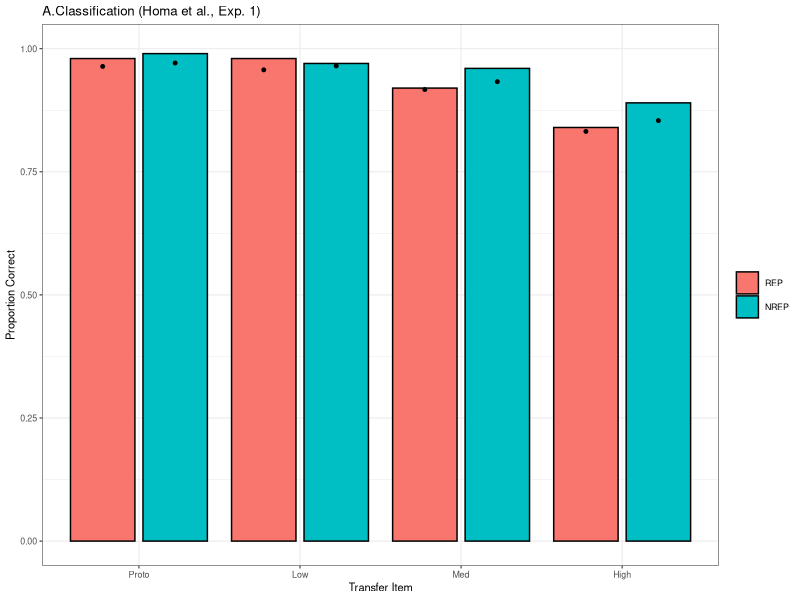
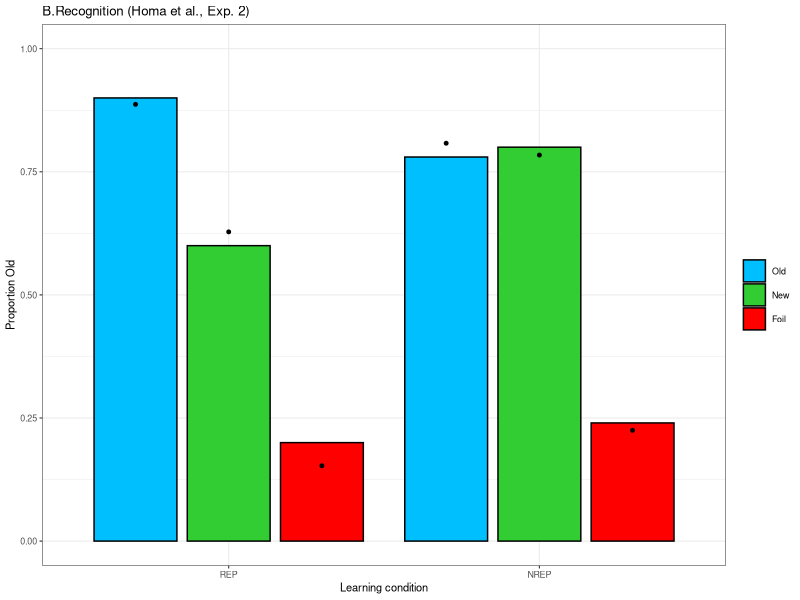
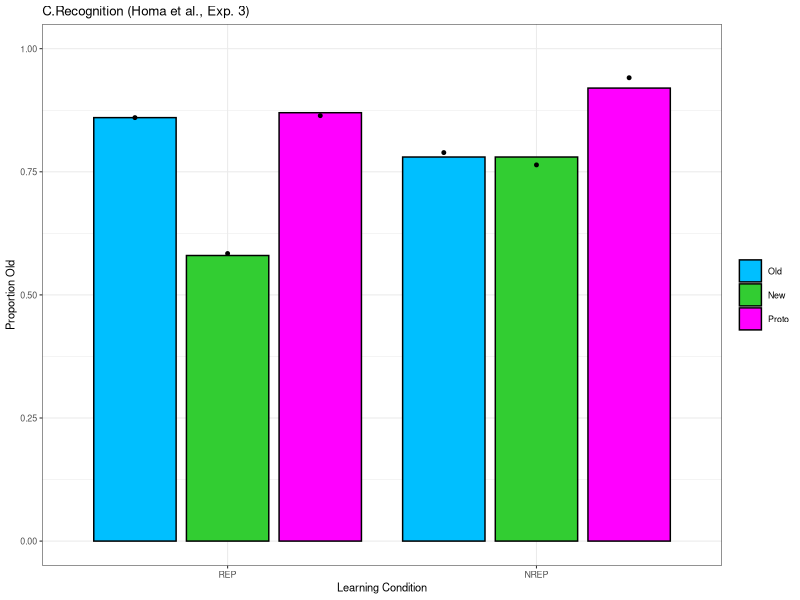
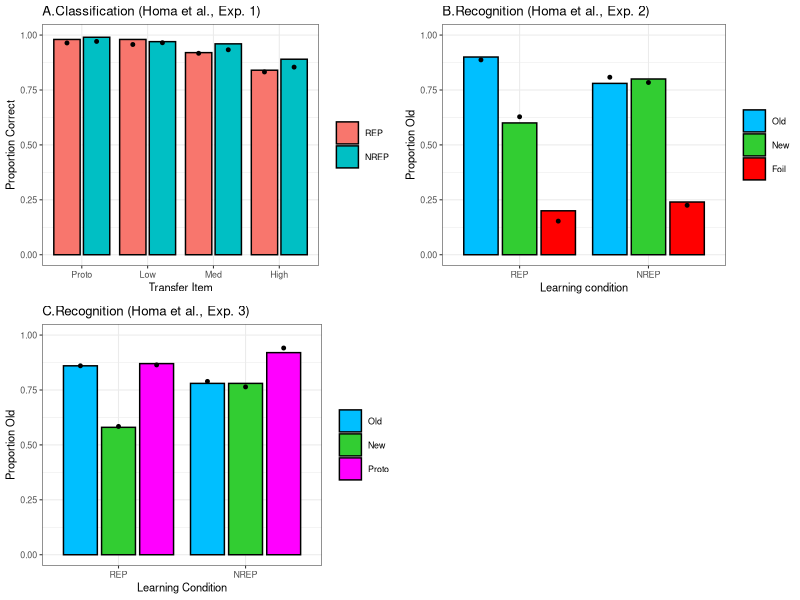
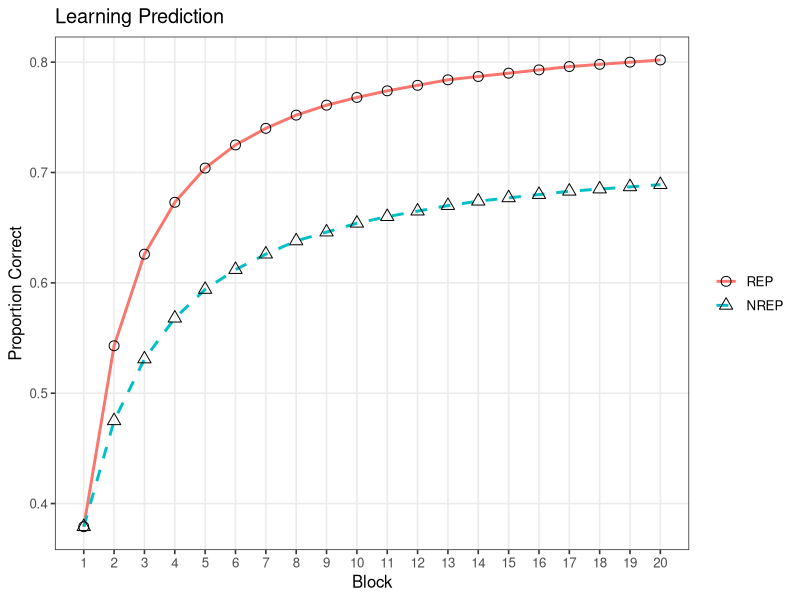
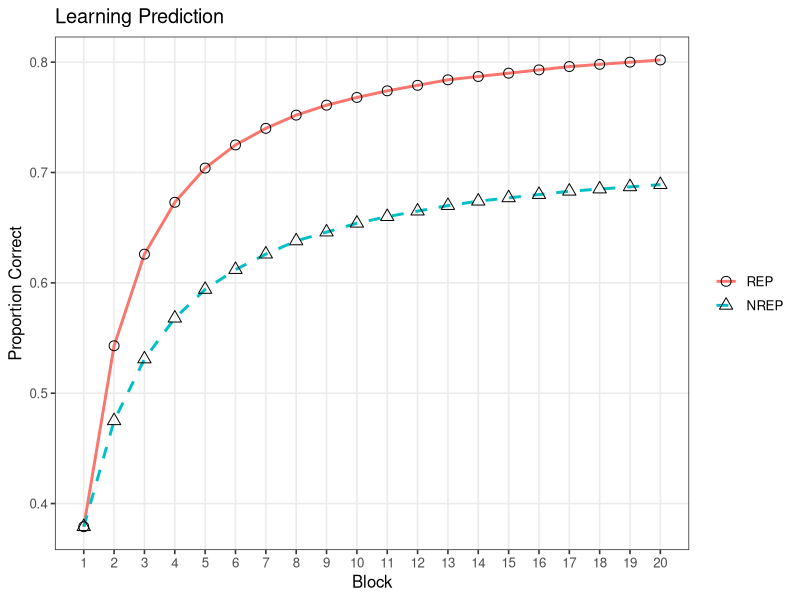

Reproduce these figures in R, in order.
expt1_data = data.frame(cond = rep(c("REP","NREP"),each = 4),
                                 itemtype = rep(c("Proto","Low","Med","High"),times = 2),
                                 pred_accuracy = c(.964,.957,.917,.832,
                                                   .971,.965,.933,.854),
                                 obs_accuracy = c(.980,.980,.920,.840,
                                                  .990,.970,.960,.890))

expt2_data = data.frame(cond = rep(c("REP","NREP"),each = 3),
                               itemtype = rep(c("Old","New","Foil"),times = 2),
                               pred_oldprop = c(.887,.628,.153,
                                                .808,.784,.225),
                               obs_oldprop = c(.900,.600,.200,
                                               .780,.800,.240))

expt3_data = data.frame(cond = rep(c("REP","NREP"),each = 3),
                        itemtype = rep(c("Old","New","Proto"),times = 2),
                        pred_oldprop = c(.860,.584,.864,
                                         .789,.764,.941),
                        obs_oldprop = c(.860,.580,.870,
                                        .780,.780,.920))

library(ggplot2)
# expt 1
expt1_data$cond = factor(expt1_data$cond,levels = c("REP","NREP"))
expt1_data$itemtype = factor(expt1_data$itemtype,levels = c("Proto","Low","Med","High"))
p1 = ggplot(aes(y=obs_accuracy, x=itemtype, fill=cond), data=expt1_data) +
  geom_bar(stat="identity", color = "black", position=position_dodge(.9),width=.8)+
  geom_point(aes(y=pred_accuracy),size = 1,position=position_dodge(.9), show.legend=FALSE) +
  ggtitle("A.Classification (Homa et al., Exp. 1)") +
  xlab("Transfer Item") +
  ylab ("Proportion Correct") +
  ylim(0,1) +
  theme_bw(base_size = 8) +
  theme(legend.title = element_blank())

plot(p1)

# expt 2
expt2_data$cond = factor(expt2_data$cond,levels = c("REP","NREP"))
expt2_data$itemtype = factor(expt2_data$itemtype,levels = c("Old","New","Foil"))
p2 = ggplot(aes(y=obs_oldprop, x=cond, fill=itemtype), data=expt2_data) +
  geom_bar(stat="identity", color = "black", position=position_dodge(.9),width=.8)+
  geom_point(aes(y=pred_oldprop),size = 1,position=position_dodge(.9), show.legend=FALSE) +
  ggtitle("B.Recognition (Homa et al., Exp. 2)") +
  xlab("Learning condition") +
  ylab ("Proportion Old") +
  ylim(0,1) +
  scale_fill_manual(values = c("deepskyblue1","limegreen","red")) +
  theme_bw(base_size = 8) +
  theme(legend.title = element_blank())

plot(p2)

# expt 3
expt3_data$cond = factor(expt3_data$cond,levels = c("REP","NREP"))
expt3_data$itemtype = factor(expt3_data$itemtype,levels = c("Old","New","Proto"))
p3 = ggplot(aes(y=obs_oldprop, x=cond, fill=itemtype), data=expt3_data) +
  geom_bar(stat="identity", color = "black", position=position_dodge(.9),width=.8)+
  geom_point(aes(y=pred_oldprop),size = 1,position=position_dodge(.9), show.legend=FALSE) +
  ggtitle("C.Recognition (Homa et al., Exp. 3)") +
  xlab("Learning Condition") +
  ylab ("Proportion Old") +
  ylim(0,1) +
  scale_fill_manual(values = c("deepskyblue1","limegreen","magenta")) +
  theme_bw(base_size = 8) +
  theme(legend.title = element_blank())

plot(p3)

library(gridExtra)
p = grid.arrange(p1, p2, p3, nrow = 2)


ggsave(paste0("../../figure/homa/transfer",'.png'), plot = p, device = "png",
       width = 7, height = 4, units = "in")


# predicted learning: REP vs. NREP
cond = factor(rep(rep(c("REP","NREP"),each = 20),times = 4),
              levels = c("REP","NREP"))
back = factor(rep(c(0.50,1.00,2.00,5.00),each = 2*20),
              levels = c(0.50,1.00,2.00,5.00))
block = rep(1:20,times = 2*4)
learning_data = data.frame(Condition = cond, Block = block, Background = back,
                           pred_accuracy = c(0.448, 0.696, 0.752, 0.776, 0.789, 0.797, 0.803, 0.807, 0.811, 0.813, 0.815, 0.817, 0.818, 0.819, 0.820, 0.821, 0.822, 0.823, 0.823, 0.824,
                                             0.449, 0.600, 0.646, 0.667, 0.680, 0.689, 0.694, 0.699, 0.702, 0.705, 0.707, 0.708, 0.711, 0.712, 0.713, 0.714, 0.715, 0.715, 0.716, 0.717,
                                             0.410, 0.627, 0.701, 0.737, 0.758, 0.771, 0.781, 0.788, 0.793, 0.798, 0.801, 0.804, 0.806, 0.808, 0.810, 0.812, 0.813, 0.814, 0.815, 0.816,
                                             0.410, 0.540, 0.596, 0.627, 0.646, 0.660, 0.669, 0.677, 0.682, 0.687, 0.690, 0.693, 0.696, 0.698, 0.700, 0.702, 0.704, 0.705, 0.706, 0.707,
                                             0.379, 0.543, 0.626, 0.673, 0.704, 0.725, 0.740, 0.752, 0.761, 0.768, 0.774, 0.779, 0.784, 0.787, 0.790, 0.793, 0.796, 0.798, 0.800, 0.802,
                                             0.379, 0.475, 0.531, 0.568, 0.594, 0.612, 0.626, 0.638, 0.646, 0.654, 0.660, 0.665, 0.670, 0.674, 0.677, 0.680, 0.683, 0.685, 0.687, 0.689,
                                             0.354, 0.445, 0.510, 0.559, 0.596, 0.625, 0.648, 0.666, 0.682, 0.695, 0.706, 0.715, 0.723, 0.730, 0.737, 0.742, 0.747, 0.752, 0.756, 0.760,
                                             0.354, 0.406, 0.446, 0.478, 0.504, 0.525, 0.543, 0.558, 0.570, 0.582, 0.592, 0.600, 0.608, 0.614, 0.620, 0.626, 0.631, 0.635, 0.639, 0.643))

learning_data = learning_data[(20*4+1):(20*6),]

p = ggplot(aes(y=pred_accuracy, x=Block, shape=Condition,linetype = Condition, color = Condition), data=learning_data) +
  geom_line(size = 1) +
  geom_point(size = 3,color = "black") +
  ggtitle("Learning Prediction") +
  xlab("Block") +
  ylab ("Proportion Correct") +
  scale_x_continuous(breaks = 1:20) +
  scale_linetype_manual(values = c("solid","dashed")) + 
  scale_shape_discrete(solid = F) +
  theme_bw(base_size = 12) +
  theme(legend.title = element_blank(),panel.grid.minor = element_blank())

plot(p)

ggsave(paste0("../figure/homa/learning",'.png'), plot = p, device = "png",
       width = 6, height = 4, units = "in")





